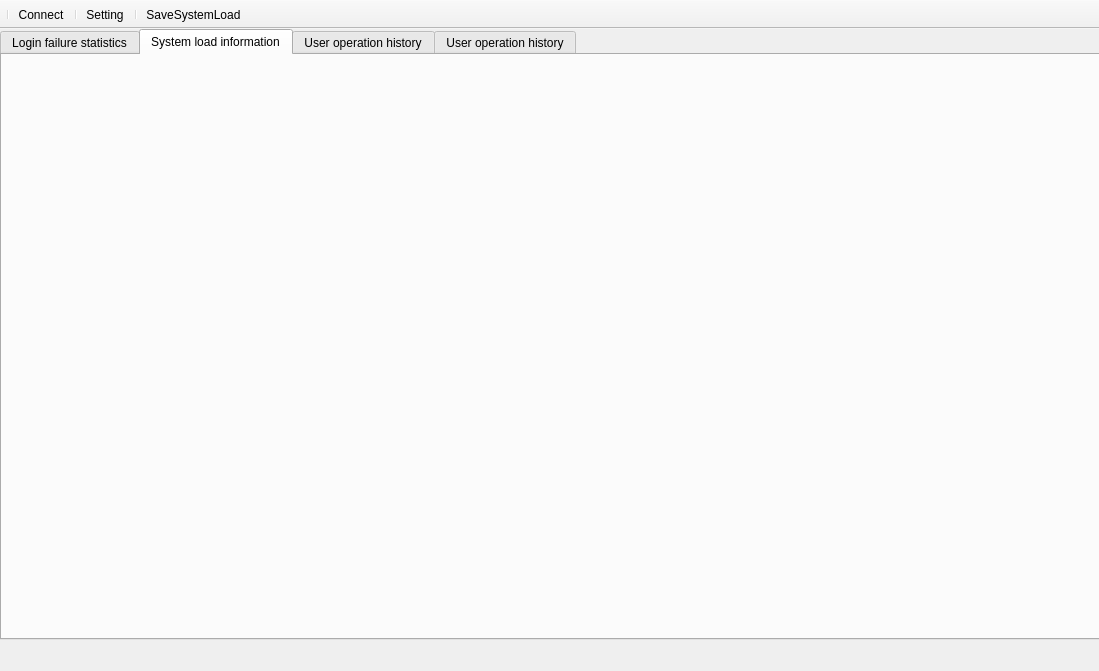
<?xml version="1.0" encoding="UTF-8"?>
<ui version="4.0">
 <class>MainWindow</class>
 <widget class="QMainWindow" name="MainWindow">
  <property name="enabled">
   <bool>true</bool>
  </property>
  <property name="geometry">
   <rect>
    <x>0</x>
    <y>0</y>
    <width>1099</width>
    <height>671</height>
   </rect>
  </property>
  <property name="baseSize">
   <size>
    <width>1200</width>
    <height>900</height>
   </size>
  </property>
  <property name="acceptDrops">
   <bool>false</bool>
  </property>
  <property name="windowTitle">
   <string>MonitorAgent</string>
  </property>
  <widget class="QWidget" name="centralWidget">
   <widget class="QTabWidget" name="tabWidget">
    <property name="geometry">
     <rect>
      <x>0</x>
      <y>0</y>
      <width>1101</width>
      <height>611</height>
     </rect>
    </property>
    <property name="currentIndex">
     <number>1</number>
    </property>
    <widget class="QWidget" name="tab_1">
     <attribute name="title">
      <string>Login failure statistics</string>
     </attribute>
     <widget class="QLabel" name="label_2">
      <property name="geometry">
       <rect>
        <x>490</x>
        <y>30</y>
        <width>61</width>
        <height>31</height>
       </rect>
      </property>
      <property name="text">
       <string>end time</string>
      </property>
     </widget>
     <widget class="QPushButton" name="pushButton">
      <property name="geometry">
       <rect>
        <x>730</x>
        <y>30</y>
        <width>89</width>
        <height>31</height>
       </rect>
      </property>
      <property name="text">
       <string>query</string>
      </property>
     </widget>
     <widget class="QLabel" name="label_1">
      <property name="geometry">
       <rect>
        <x>250</x>
        <y>30</y>
        <width>71</width>
        <height>31</height>
       </rect>
      </property>
      <property name="text">
       <string>start time</string>
      </property>
     </widget>
     <widget class="QWidget" name="verticalLayoutWidget_5">
      <property name="geometry">
       <rect>
        <x>40</x>
        <y>90</y>
        <width>1021</width>
        <height>461</height>
       </rect>
      </property>
      <layout class="QVBoxLayout" name="verticalLayout_0"/>
     </widget>
     <widget class="QDateEdit" name="dateEdit_1">
      <property name="geometry">
       <rect>
        <x>330</x>
        <y>30</y>
        <width>111</width>
        <height>31</height>
       </rect>
      </property>
     </widget>
     <widget class="QDateEdit" name="dateEdit_2">
      <property name="geometry">
       <rect>
        <x>560</x>
        <y>30</y>
        <width>111</width>
        <height>31</height>
       </rect>
      </property>
     </widget>
    </widget>
    <widget class="QWidget" name="tab_2">
     <attribute name="title">
      <string>System load information</string>
     </attribute>
     <widget class="QWidget" name="verticalLayoutWidget">
      <property name="geometry">
       <rect>
        <x>0</x>
        <y>0</y>
        <width>551</width>
        <height>291</height>
       </rect>
      </property>
      <layout class="QVBoxLayout" name="verticalLayout_1"/>
     </widget>
     <widget class="QWidget" name="verticalLayoutWidget_2">
      <property name="geometry">
       <rect>
        <x>550</x>
        <y>0</y>
        <width>551</width>
        <height>291</height>
       </rect>
      </property>
      <layout class="QVBoxLayout" name="verticalLayout_2"/>
     </widget>
     <widget class="QWidget" name="verticalLayoutWidget_3">
      <property name="geometry">
       <rect>
        <x>0</x>
        <y>290</y>
        <width>551</width>
        <height>291</height>
       </rect>
      </property>
      <layout class="QVBoxLayout" name="verticalLayout_3"/>
     </widget>
     <widget class="QWidget" name="verticalLayoutWidget_4">
      <property name="geometry">
       <rect>
        <x>550</x>
        <y>290</y>
        <width>551</width>
        <height>291</height>
       </rect>
      </property>
      <layout class="QVBoxLayout" name="verticalLayout_4"/>
     </widget>
    </widget>
    <widget class="QWidget" name="tab_4">
     <attribute name="title">
      <string>User operation history</string>
     </attribute>
     <widget class="QTreeWidget" name="treeWidget">
      <property name="geometry">
       <rect>
        <x>0</x>
        <y>0</y>
        <width>231</width>
        <height>581</height>
       </rect>
      </property>
      <column>
       <property name="text">
        <string>user@ip</string>
       </property>
      </column>
     </widget>
     <widget class="QTableWidget" name="tableWidget_1">
      <property name="geometry">
       <rect>
        <x>230</x>
        <y>0</y>
        <width>871</width>
        <height>581</height>
       </rect>
      </property>
     </widget>
    </widget>
    <widget class="QWidget" name="tab">
     <attribute name="title">
      <string>User operation history</string>
     </attribute>
     <widget class="QLabel" name="label_4">
      <property name="geometry">
       <rect>
        <x>240</x>
        <y>30</y>
        <width>71</width>
        <height>31</height>
       </rect>
      </property>
      <property name="text">
       <string>start time</string>
      </property>
     </widget>
     <widget class="QDateEdit" name="dateEdit_3">
      <property name="geometry">
       <rect>
        <x>320</x>
        <y>30</y>
        <width>111</width>
        <height>31</height>
       </rect>
      </property>
     </widget>
     <widget class="QDateEdit" name="dateEdit_4">
      <property name="geometry">
       <rect>
        <x>550</x>
        <y>30</y>
        <width>111</width>
        <height>31</height>
       </rect>
      </property>
     </widget>
     <widget class="QPushButton" name="pushButton_2">
      <property name="geometry">
       <rect>
        <x>720</x>
        <y>30</y>
        <width>89</width>
        <height>31</height>
       </rect>
      </property>
      <property name="text">
       <string>query</string>
      </property>
     </widget>
     <widget class="QLabel" name="label_3">
      <property name="geometry">
       <rect>
        <x>480</x>
        <y>30</y>
        <width>61</width>
        <height>31</height>
       </rect>
      </property>
      <property name="text">
       <string>end time</string>
      </property>
     </widget>
     <widget class="QTableWidget" name="tableWidget_2">
      <property name="geometry">
       <rect>
        <x>40</x>
        <y>90</y>
        <width>1021</width>
        <height>461</height>
       </rect>
      </property>
     </widget>
    </widget>
   </widget>
  </widget>
  <widget class="QStatusBar" name="statusBar">
   <property name="sizeGripEnabled">
    <bool>false</bool>
   </property>
  </widget>
  <widget class="QToolBar" name="toolBar">
   <property name="enabled">
    <bool>true</bool>
   </property>
   <property name="acceptDrops">
    <bool>false</bool>
   </property>
   <property name="windowTitle">
    <string>toolBar</string>
   </property>
   <property name="movable">
    <bool>false</bool>
   </property>
   <attribute name="toolBarArea">
    <enum>TopToolBarArea</enum>
   </attribute>
   <attribute name="toolBarBreak">
    <bool>false</bool>
   </attribute>
   <addaction name="separator"/>
   <addaction name="actionConnect"/>
   <addaction name="separator"/>
   <addaction name="action_setting"/>
   <addaction name="separator"/>
   <addaction name="actionSaveSystemLoad"/>
  </widget>
  <action name="action_setting">
   <property name="icon">
    <iconset resource="img.qrc">
     <normaloff>:/1.png</normaloff>:/1.png</iconset>
   </property>
   <property name="text">
    <string>Setting</string>
   </property>
  </action>
  <action name="actionConnect">
   <property name="icon">
    <iconset resource="img.qrc">
     <normaloff>:/2.png</normaloff>:/2.png</iconset>
   </property>
   <property name="text">
    <string>Connect</string>
   </property>
   <property name="toolTip">
    <string>Connect Cloud</string>
   </property>
  </action>
  <action name="actionSaveSystemLoad">
   <property name="icon">
    <iconset resource="img.qrc">
     <normaloff>:/3.png</normaloff>:/3.png</iconset>
   </property>
   <property name="text">
    <string>SaveSystemLoad</string>
   </property>
   <property name="toolTip">
    <string>Save System Load Information</string>
   </property>
  </action>
 </widget>
 <layoutdefault spacing="6" margin="11"/>
 <resources>
  <include location="img.qrc"/>
 </resources>
 <connections/>
</ui>
